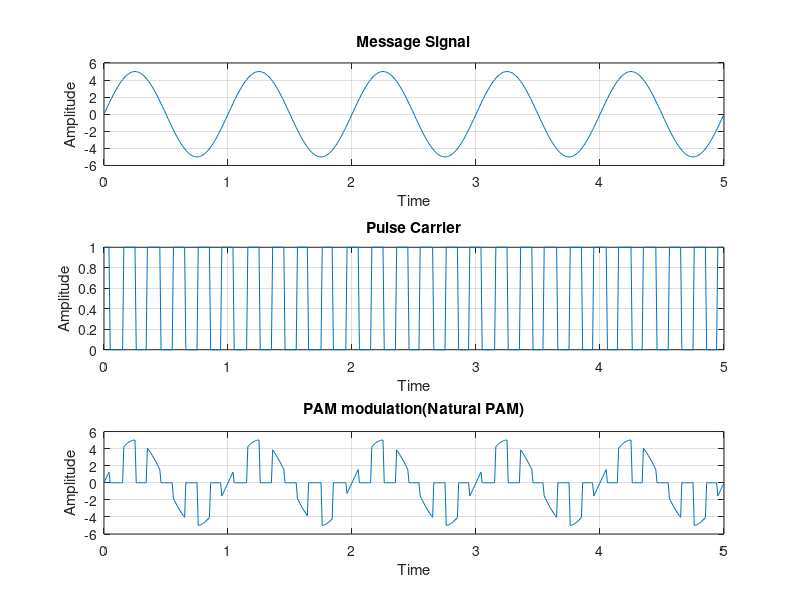

This figure's MATLAB source:
%Pulse Amplitude Modulation (Natural PAM)
clc;
close all;
clear all;

t = 0:0.01:5;
d = 0:1/5:5;
fm = 1;

%Message signal
x = 5*sin(2*pi*fm*t);
subplot(3,1,1);
plot(t,x);
title('Message Signal');
xlabel('Time');
ylabel('Amplitude');
grid on;

%Pulse Carrier
y = pulstran(t,d,'rectpuls',0.1);
subplot(3,1,2);
plot(t,y);
title('Pulse Carrier');
xlabel('Time');
ylabel('Amplitude');
grid on;

%PAM output
z = x.*y;
subplot(3,1,3);
plot(t,z);
title('PAM modulation(Natural PAM)');
xlabel('Time');
ylabel('Amplitude');
grid on;